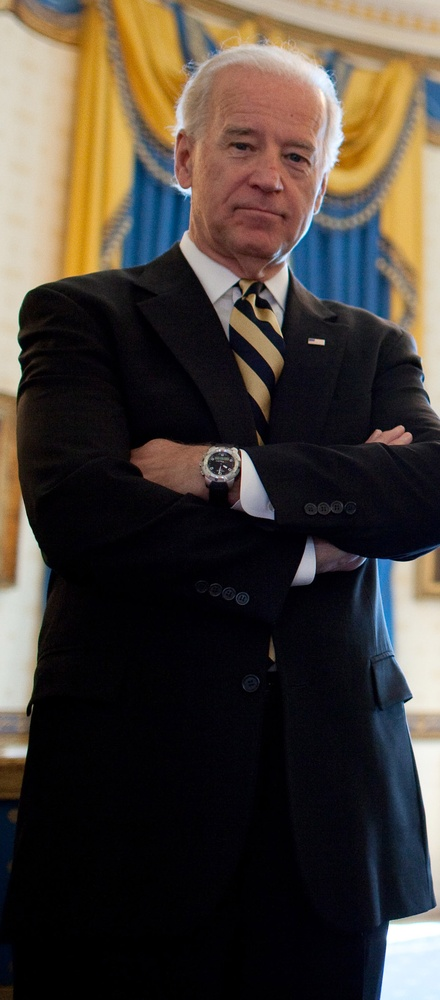
#> input picture openCV/biden.jpg, 440 x 1000 px, shrunk from 970 x 2204 before the run
$ python colorhistogram.py --image biden.jpg
#> lines starting #> are read from the running program, lines starting #| are printed output that depends on the picture
from matplotlib import pyplot as plt
import numpy as np
import argparse
import cv2

# fetching the arguments and save in dictionary
ap = argparse.ArgumentParser()
ap.add_argument("-i", "--image", required = True, help = "Enter path to the image")
args = vars(ap.parse_args())

# loading and converting the image into numpy array
image = cv2.imread(args["image"])
#> image is the input picture: shape (1000, 440, 3); mean B, G, R 55.5, 62.7, 70.8

# split image into channels B, G and R
channels = cv2.split(image)

# initialize a tuple
colors = ("b", "g", "r")

# setup pyplot figure
plt.figure()
plt.title("Color Histogram")
plt.xlabel("Bins")
plt.ylabel("No. of pixels")

for (channel, color) in zip(channels, colors):
    # create the histogram
    hist = cv2.calcHist([channel], [0], None, [256], [0, 256])
    plt.plot(hist)
    plt.xlim([0, 256])
#> this loop made 3 passes
#> color on passes 1 to 3: 'b', 'g', 'r'

plt.show()
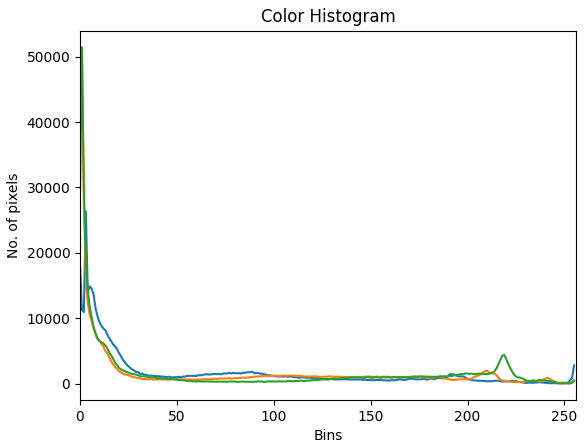
#> figure drawn by matplotlib, 1 panel; curve peaks at x = 3, y = 26360; curve peaks at x = 1, y = 51430; curve peaks at x = 1, y = 51435

cv2.waitKey(0)

$ run again, on openCV/obama.jpg
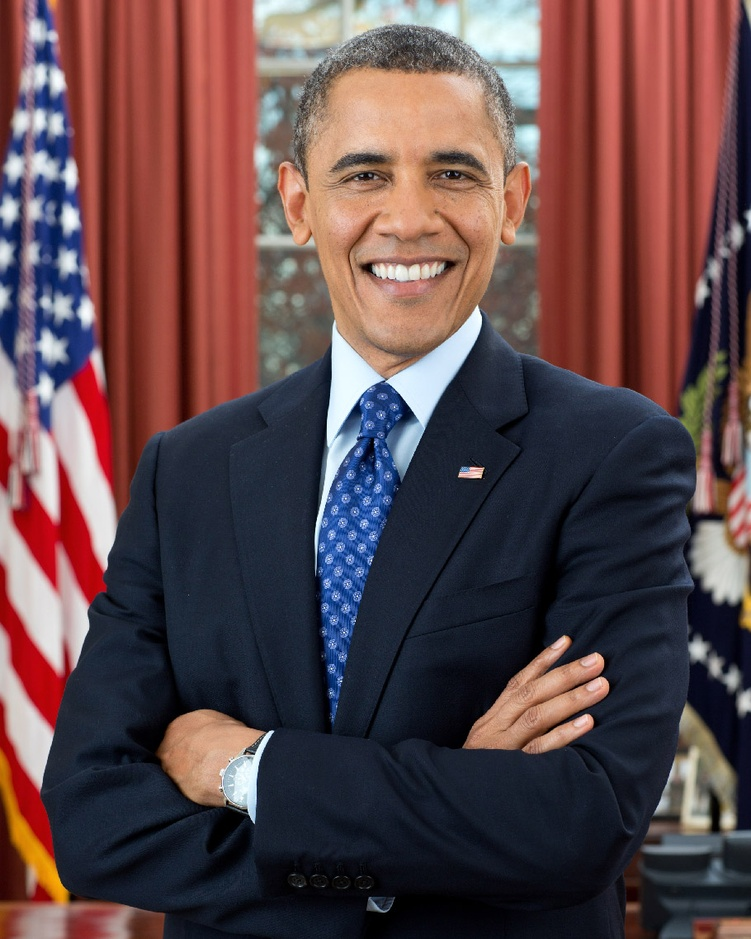
#> input picture openCV/obama.jpg, 751 x 939 px, shrunk from 910 x 1137 before the run
#> image is the input picture: shape (939, 751, 3); mean B, G, R 74.7, 71.7, 95
#> the loop `for (channel, color) in zip(channels, colors):` made 3 passes
#> color on passes 1 to 3: 'b', 'g', 'r'
#> `plt.show()`:
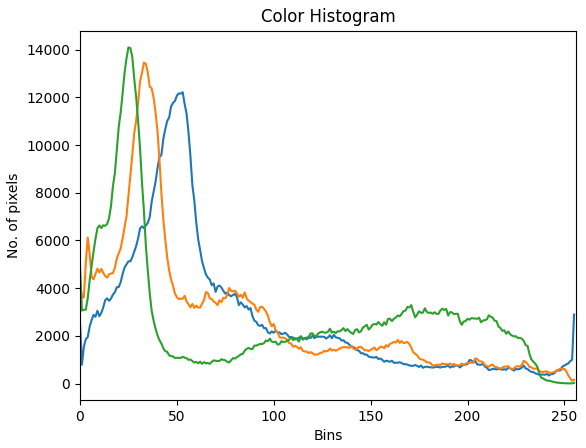
#> figure drawn by matplotlib, 1 panel; curve peaks at x = 53, y = 12214; curve peaks at x = 33, y = 13455; curve peaks at x = 25, y = 14093
